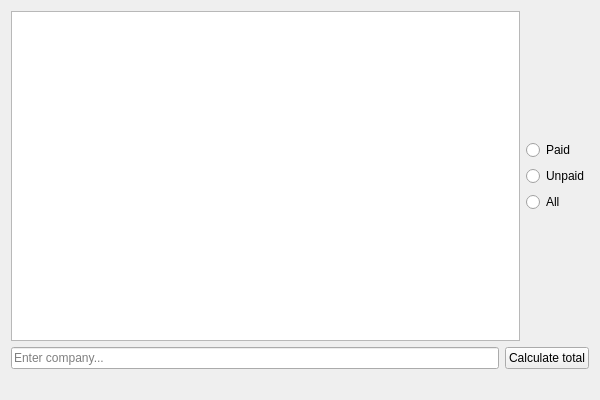
<?xml version="1.0" encoding="UTF-8"?>
<ui version="4.0">
 <class>GUIClass</class>
 <widget class="QMainWindow" name="GUIClass">
  <property name="geometry">
   <rect>
    <x>0</x>
    <y>0</y>
    <width>600</width>
    <height>400</height>
   </rect>
  </property>
  <property name="windowTitle">
   <string>GUI</string>
  </property>
  <widget class="QWidget" name="centralWidget">
   <layout class="QVBoxLayout" name="verticalLayout_2">
    <item>
     <layout class="QHBoxLayout" name="horizontalLayout">
      <item>
       <widget class="QListWidget" name="billsList"/>
      </item>
      <item>
       <layout class="QVBoxLayout" name="verticalLayout">
        <item>
         <spacer name="verticalSpacer">
          <property name="orientation">
           <enum>Qt::Vertical</enum>
          </property>
          <property name="sizeHint" stdset="0">
           <size>
            <width>20</width>
            <height>40</height>
           </size>
          </property>
         </spacer>
        </item>
        <item>
         <widget class="QRadioButton" name="paidBox">
          <property name="text">
           <string>Paid</string>
          </property>
         </widget>
        </item>
        <item>
         <widget class="QRadioButton" name="unpaidBox">
          <property name="text">
           <string>Unpaid</string>
          </property>
         </widget>
        </item>
        <item>
         <widget class="QRadioButton" name="allBox">
          <property name="text">
           <string>All</string>
          </property>
         </widget>
        </item>
        <item>
         <spacer name="verticalSpacer_2">
          <property name="orientation">
           <enum>Qt::Vertical</enum>
          </property>
          <property name="sizeHint" stdset="0">
           <size>
            <width>20</width>
            <height>40</height>
           </size>
          </property>
         </spacer>
        </item>
       </layout>
      </item>
     </layout>
    </item>
    <item>
     <layout class="QHBoxLayout" name="horizontalLayout_2">
      <item>
       <widget class="QLineEdit" name="companyLineEdit">
        <property name="placeholderText">
         <string>Enter company...</string>
        </property>
       </widget>
      </item>
      <item>
       <widget class="QPushButton" name="calculateButton">
        <property name="text">
         <string>Calculate total</string>
        </property>
       </widget>
      </item>
     </layout>
    </item>
    <item>
     <widget class="QLabel" name="totalLabel">
      <property name="text">
       <string/>
      </property>
     </widget>
    </item>
   </layout>
  </widget>
 </widget>
 <layoutdefault spacing="6" margin="11"/>
 <resources>
  <include location="GUI.qrc"/>
 </resources>
 <connections/>
</ui>
